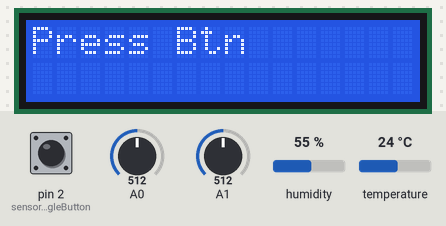
A sketch run on a simulated Arduino Uno, built with avr-gcc and run on an emulated ATmega328P. Shown: 16×2 character LCD. The test bench sets the inputs (shaded band); at power-on: pin 2 (sensorToggleButton) LOW, A1 = 512, A0 = 512, humidity 55 %, temperature 24 °C. What the sketch prints to the serial monitor is not drawn.

Above: at 1.3 s.
1.4 s: pin 2 (sensorToggleButton) driven HIGH
At 2.6 s:
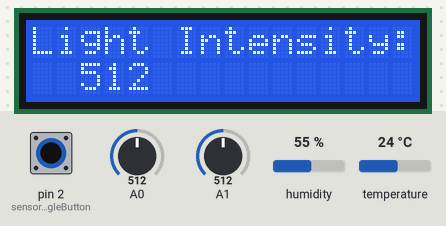
2.9 s: A1 set to 716
At 3.4 s:
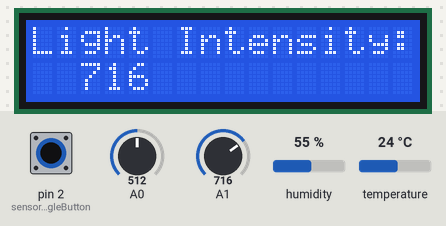
4.4 s: A1 set to 900
At 5.5 s:
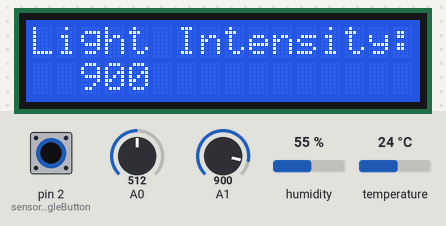
5.9 s: A1 set to 1023
At 7.0 s:
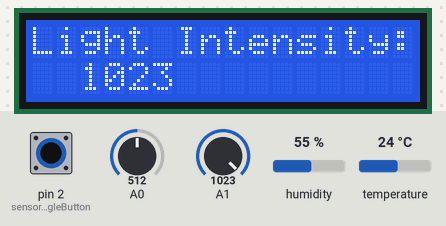
7.4 s: pin 2 (sensorToggleButton) pulsed LOW 5 times (0.12 s each, 0.3 s apart)
At 9.2 s:
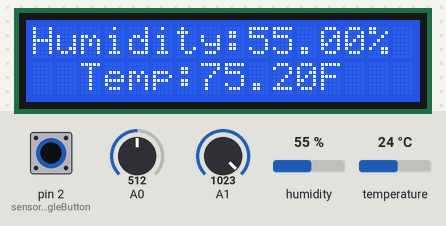
Timing chart, 0 to 10.7 s (numbered marks = the images above; inputs shaded):
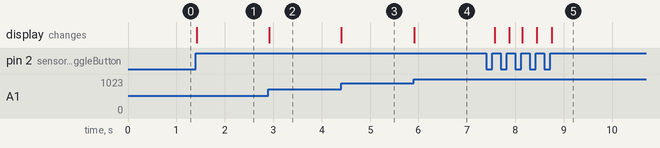

The sketch:

Module9_BM.ino
```cpp
/*
Module 9 lab, Environmental Sensor Station
Brian Mann
April 6, 2026
This sketch will activate three seperate Environmental Sensor Devices:
      A Water Sensor
      A Humidity and Temperature Sensor (DHT11)
      And a Light Intensity Sensor (Photoresistor)
  The LCD will start off on a bootup screen, prompting you to press the button.
  The first button press will display the light intensity measurement of the photoresistor
  The second button press will display the temperature and humidity measurements of the DHT11
  The third button press will display the whether any water is "detected" or "not detected" by the water sensor
  The fourth button press will take you back to the bootup screen
*/
#include <Wire.h>
#include <LiquidCrystal_I2C.h>
#include <DHT.h>
#define DHT11_PIN 4
#define DHTTYPE DHT11              //define the type of DHT model used
const int sensorToggleButton = 2;  //Connect sensor toggle button input to pin 2
int detectionState = 0;
int buttonState = 0;
int lastButtonState = 0;
int numberOfButtonPresses = 0;
unsigned long previousMillis = 0;    //saves the previous time in milliseconds
LiquidCrystal_I2C lcd(0x27, 16, 2);  //initialize LCD Object
DHT dht(DHT11_PIN, DHTTYPE);         //initialize DHT Object

/*
  Google Gemini was used to help with the implementation of the DHT11 LCD print statement portions of the code.
  4/3/2026 Querey: "arduino lcd display print multiple things on the same line"
  Lines Influenced: 107-114
*/

/*
  Google Gemini was used to help with the implementation of the callMillis function.
  4/3/2026 Querey: "arduino how to properly use millis() to replace the delay function"
  Lines Influenced: 58-68
*/

/*
  Google Gemini was used to help with the initialization of a DHT11 object and a proper understanding of its library functions.
  4/3/2026 Querey: "arduino dht11 how to initialize"
  Lines Influenced: 18-19, 27, 105-106
*/

void setup() {
  // initialize the LCD
  lcd.init();
  // turn on the LCD backlight
  lcd.backlight();
  lcd.begin(16, 2);
  pinMode(sensorToggleButton, INPUT);
  dht.begin();
  Serial.begin(9600);
}

bool callMillis(unsigned long interval) {
  // Capture the current time
  unsigned long currentMillis = millis();

  if (currentMillis - previousMillis >= interval) {
    previousMillis = currentMillis;
    //if interval has passed, return true
    return true;
  }
  return false;
}
//When starting up the program, the LCD will prompt the user to press the button
void bootupScreen() {
  lcd.setCursor(0, 0);
  lcd.print("Press Btn");
}

//On the third button press, activate the water sensor module to detect moisture of surrounding area. then display on the second line of the LCD
void waterSensorModule() {
  // set the starting point to upper left corner
  lcd.setCursor(0, 0);
  lcd.print("Water sensor:    ");
  // set the starting point to below the printed word
  lcd.setCursor(2, 1);
  int waterSensorValue = analogRead(A0);
  Serial.println(waterSensorValue);
  callMillis(1000);
  if (waterSensorValue > 50) {
    lcd.print("Detected        ");  //Spaces eliminate need for lcd.clear(), which causes screen flicker, also prevents any text from carrying over between button presses.
  } else {
    lcd.print("Not Detected    ");  //Spaces eliminate need for lcd.clear(), which causes screen flicker, also prevents any text from carrying over between button presses.
  }
  callMillis(500);
}

//On the first button press, activate the photoresistor to detect light intensity of surrounding area, then display on the second line of the LCD
void photoresistorModule() {
  lcd.setCursor(0, 0);
  lcd.print("Light Intensity:");
  lcd.setCursor(2, 1);
  int lightSensorValue = analogRead(A1);
  lcd.print(lightSensorValue);
  callMillis(500);
}

//On the second button press, activate the DHT11 to read the temperature in Farenheit and humidity level of surrounding area, the display on the second line of the LCD
void DHT11_Module() {
  float TempF = (dht.readTemperature() * 9.0) / 5.0 + 32.0;
  float humidity = dht.readHumidity();
  lcd.setCursor(0, 0);
  lcd.print("Humidity:");
  lcd.print(humidity);
  lcd.print("% ");  //Spaces eliminate need for lcd.clear(), which causes screen flicker, also prevents any text from carrying over between button presses.
  lcd.setCursor(2, 1);
  lcd.print("Temp:");
  lcd.print(TempF);
  lcd.print("F");
  callMillis(500);
}

void loop() {
  // detects when the button is pressed
  buttonState = digitalRead(sensorToggleButton);
  if (buttonState != lastButtonState) {
    if (buttonState == HIGH) {
      numberOfButtonPresses++;
      detectionState = (detectionState + 1) % 2;
    }
    callMillis(50);  // button debounce
  }
  lastButtonState = buttonState;

  // Depending on the number of times the button was pressed, call a different function
  switch (numberOfButtonPresses) {
    case 1:
      photoresistorModule();
      break;
    case 2:
      DHT11_Module();
      break;
    case 3:
      waterSensorModule();
      break;
    case 4:  //clears the number of times you pressed the button, so it defaults to the bootup screen
      numberOfButtonPresses = numberOfButtonPresses % 4;
      lcd.clear();
      break;
    default:
      bootupScreen();
      break;
  }
}
```

Measured:
- after the input at 1.4 s, the display: changes at once (image 1)
- after the input at 2.9 s, the display: changes at once (image 2)
- after the input at 4.4 s, the display: changes at once (image 3)
- after the input at 5.9 s, the display: changes at once (image 4)
- after the input at 7.4 s, the display: changes after 0.17 s (image 5)
